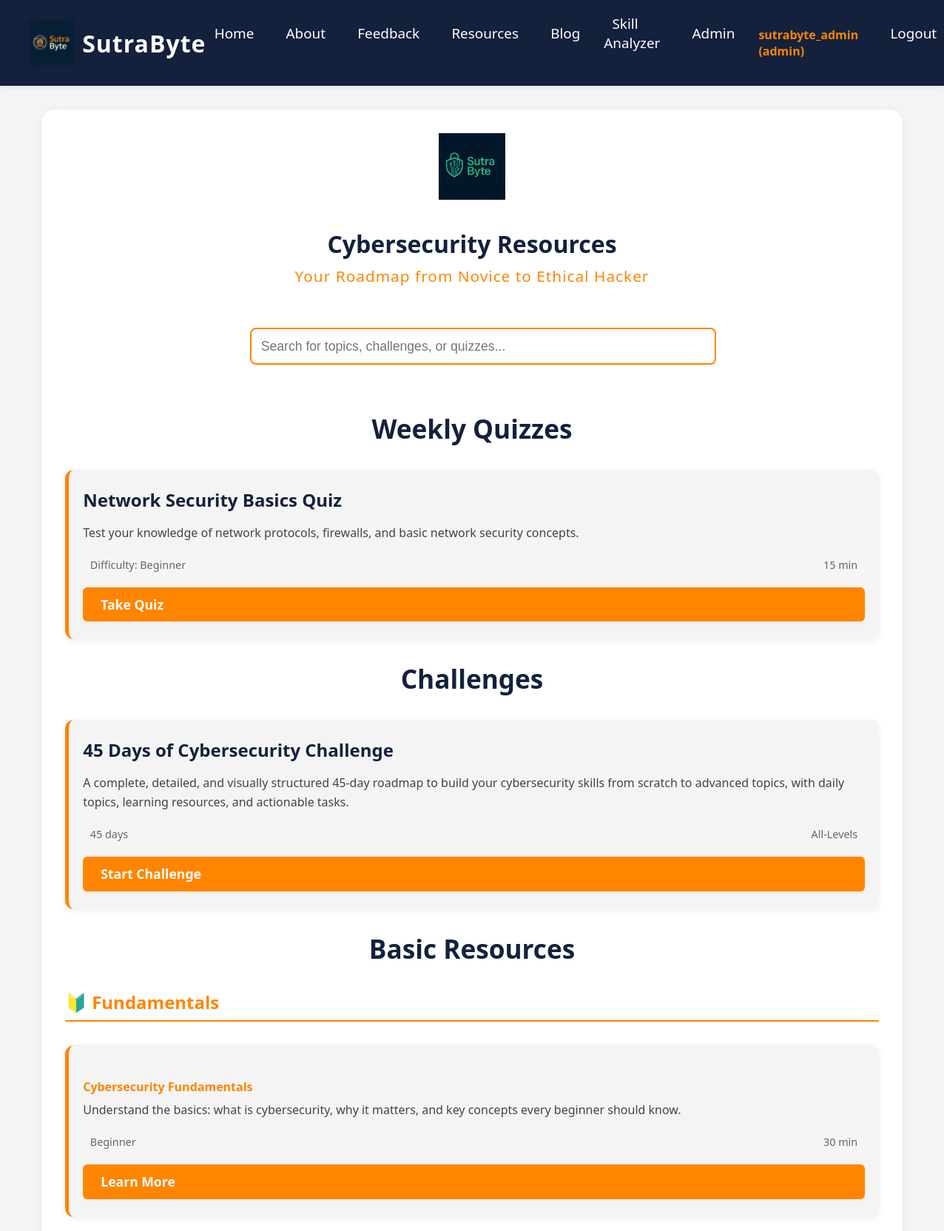
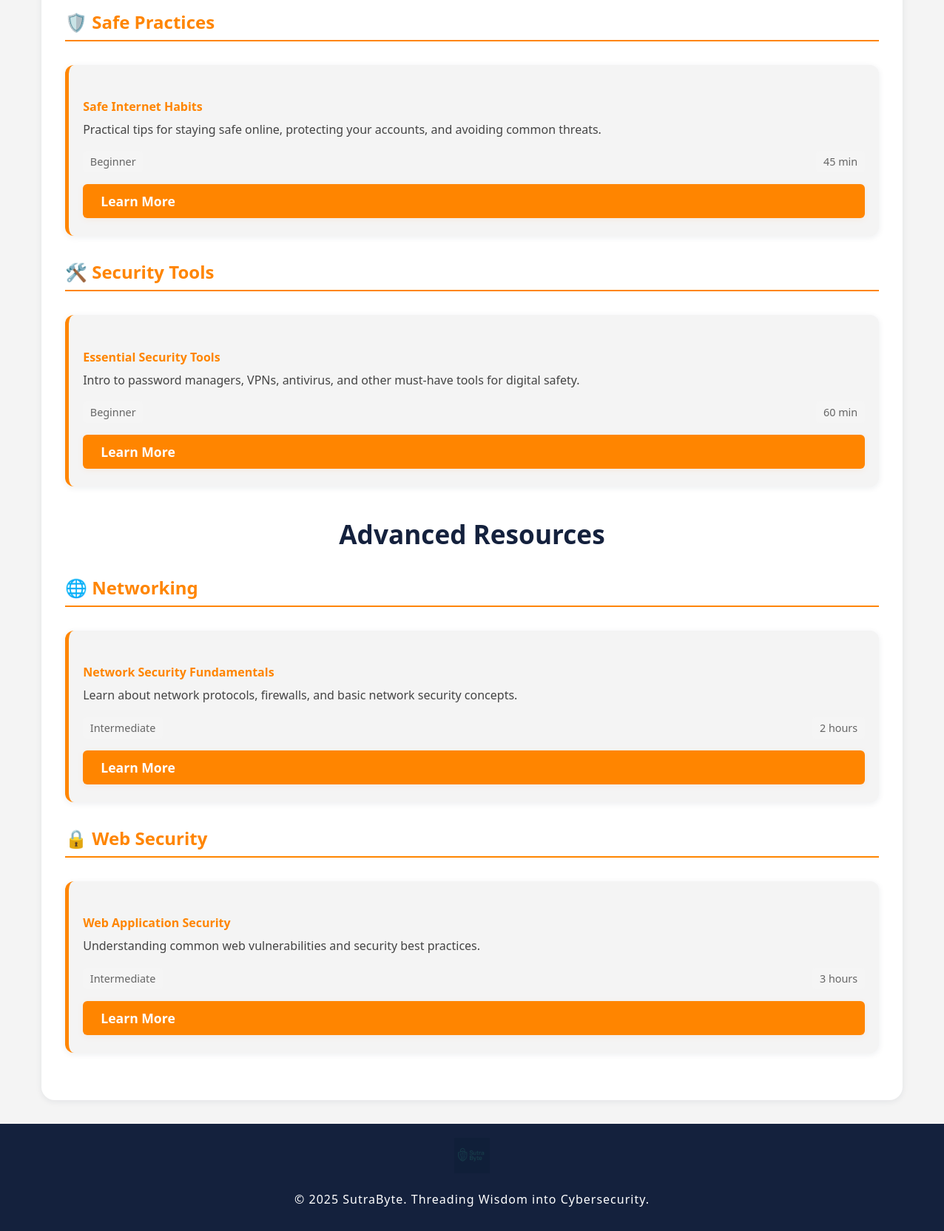
Page /resources (signed in) on the committed database (2 pictures, top to bottom).
### app.py (models this page shows, shortened)
class User(db.Model, UserMixin):
    id = db.Column(db.Integer, primary_key=True)
    username = db.Column(db.String(80), unique=True, nullable=False)
    email = db.Column(db.String(120), unique=True, nullable=False)
    password_hash = db.Column(db.String(128), nullable=False)
    role = db.Column(db.String(20), nullable=False, default='student')
    registered_on = db.Column(db.DateTime, default=datetime.utcnow)
    skills = db.relationship('UserSkill', backref='user', lazy=True)
    experience = db.Column(db.Integer, default=0)  # Years of experience
    used = db.Column(db.Boolean, default=False)  # New: track if pre-generated user is assigned
    plain_password = db.Column(db.String(64), nullable=True)  # Store generated password for display

class Resource(db.Model):
    id = db.Column(db.Integer, primary_key=True)
    title = db.Column(db.String(200), nullable=False)
    description = db.Column(db.Text)
    category = db.Column(db.String(50), nullable=False)  # 'basic', 'advanced', 'quiz', 'challenge'
    subsection = db.Column(db.String(100), nullable=False)  # e.g., 'fundamentals', 'tools', 'practices'
    difficulty = db.Column(db.String(20))  # 'beginner', 'intermediate', 'advanced'
    duration = db.Column(db.String(50))  # e.g., '30 min', '2 hours', '45 days'
    content = db.Column(db.Text)  # Detailed content for the resource
    external_url = db.Column(db.String(500))  # Optional external link
    created_at = db.Column(db.DateTime, default=datetime.utcnow)
    is_active = db.Column(db.Boolean, default=True)

### app.py (the view)
@app.route('/resources')
@login_required
def resources():
    basic_resources = Resource.query.filter_by(category='basic', is_active=True).order_by(Resource.subsection, Resource.title).all()
    advanced_resources = Resource.query.filter_by(category='advanced', is_active=True).order_by(Resource.subsection, Resource.title).all()
    quizzes = Resource.query.filter_by(category='quiz', is_active=True).order_by(Resource.title).all()
    challenges = Resource.query.filter_by(category='challenge', is_active=True).order_by(Resource.title).all()
    return render_template('resources.html',
                         basic_resources=basic_resources,
                         advanced_resources=advanced_resources,
                         quizzes=quizzes,
                         challenges=challenges)

### app.py (called while the page is built)
@login_manager.user_loader
def load_user(user_id):
    return User.query.get(int(user_id))

### templates/resources.html (shortened to what this page needs)
{% extends 'base.html' %}
{% block content %}
<div style="display: flex; flex-direction: column; align-items: center; text-align: center;">
    <img src="{{ url_for('static', filename='sutra-byte-logo2.png') }}" alt="SutraByte Logo" style="height: 90px; margin-bottom: 1rem;">
    <h1>Cybersecurity Resources</h1>
    <div class="tagline">Your Roadmap from Novice to Ethical Hacker</div>
    <div class="search-container" style="margin: 2rem 0; width: 100%; max-width: 600px;">
        <input type="text" id="resourceSearch" placeholder="Search for topics, challenges, or quizzes..." class="search-input" style="width: 100%; padding: 0.8rem; border-radius: 8px; border: 2px solid var(--saffron); font-size: 1.1rem;">
    </div>
</div>
<h2 id="weekly-quizzes">Weekly Quizzes</h2>
<div class="card-grid">
    {% for quiz in quizzes %}
    <div class="card" data-category="quiz">
        <h3>{{ quiz.title }}</h3>
        <p>{{ quiz.description }}</p>
        <div class="quiz-meta">
            <span class="difficulty">Difficulty: {{ quiz.difficulty|title }}</span>
            <span class="duration">{{ quiz.duration }}</span>
        </div>
        <a href="{{ url_for('resource_detail', resource_id=quiz.id) }}" class="btn">Take Quiz</a>
    </div>
    {% endfor %}
</div>
<h2 id="challenges">Challenges</h2>
<div class="card-grid">
    {% for challenge in challenges %}
    <div class="card" data-category="challenge">
        <h3>{{ challenge.title }}</h3>
        <p>{{ challenge.description }}</p>
        <div class="challenge-meta">
            <span class="duration">{{ challenge.duration }}</span>
            <span class="level">{{ challenge.difficulty|title }}</span>
        </div>
        <a href="{{ url_for('resource_detail', resource_id=challenge.id) }}" class="btn">Start Challenge</a>
    </div>
    {% endfor %}
</div>
<h2 id="basic">Basic Resources</h2>
<div class="subsection">
    <h3 class="subsection-title">🔰 Fundamentals</h3>
    <div class="card-grid">
        {% for resource in basic_resources if resource.subsection == 'fundamentals' %}
        <div class="card" data-category="basic" data-subsection="fundamentals">
            <h4>{{ resource.title }}</h4>
            <p>{{ resource.description }}</p>
            <div class="resource-meta">
                <span class="difficulty">{{ resource.difficulty|title }}</span>
                <span class="duration">{{ resource.duration }}</span>
            </div>
            <a href="{{ url_for('resource_detail', resource_id=resource.id) }}" class="btn">Learn More</a>
        </div>
        {% endfor %}
    </div>
</div>
<div class="subsection">
    <h3 class="subsection-title">🛡️ Safe Practices</h3>
    <div class="card-grid">
        {% for resource in basic_resources if resource.subsection == 'practices' %}
        <div class="card" data-category="basic" data-subsection="practices">
            <h4>{{ resource.title }}</h4>
            <p>{{ resource.description }}</p>
            <div class="resource-meta">
                <span class="difficulty">{{ resource.difficulty|title }}</span>
                <span class="duration">{{ resource.duration }}</span>
            </div>
            <a href="{{ url_for('resource_detail', resource_id=resource.id) }}" class="btn">Learn More</a>
        </div>
        {% endfor %}
    </div>
</div>
<div class="subsection">
    <h3 class="subsection-title">🛠️ Security Tools</h3>
    <div class="card-grid">
        {% for resource in basic_resources if resource.subsection == 'tools' %}
        <div class="card" data-category="basic" data-subsection="tools">
            <h4>{{ resource.title }}</h4>
            <p>{{ resource.description }}</p>
            <div class="resource-meta">
                <span class="difficulty">{{ resource.difficulty|title }}</span>
                <span class="duration">{{ resource.duration }}</span>
            </div>
            <a href="{{ url_for('resource_detail', resource_id=resource.id) }}" class="btn">Learn More</a>
        </div>
        {% endfor %}
    </div>
</div>
<h2 id="courses" style="margin-top:2.5rem;">Advanced Resources</h2>
<div class="subsection">
    <h3 class="subsection-title">🌐 Networking</h3>
    <div class="card-grid">
        {% for resource in advanced_resources if resource.subsection == 'networking' %}
        <div class="card" data-category="advanced" data-subsection="networking">
            <h4>{{ resource.title }}</h4>
            <p>{{ resource.description }}</p>
            <div class="resource-meta">
                <span class="difficulty">{{ resource.difficulty|title }}</span>
                <span class="duration">{{ resource.duration }}</span>
            </div>
            <a href="{{ url_for('resource_detail', resource_id=resource.id) }}" class="btn">Learn More</a>
        </div>
        {% endfor %}
    </div>
</div>
<div class="subsection">
    <h3 class="subsection-title">🔒 Web Security</h3>
    <div class="card-grid">
        {% for resource in advanced_resources if resource.subsection == 'web-security' %}
        <div class="card" data-category="advanced" data-subsection="web-security">
            <h4>{{ resource.title }}</h4>
            <p>{{ resource.description }}</p>
            <div class="resource-meta">
                <span class="difficulty">{{ resource.difficulty|title }}</span>
                <span class="duration">{{ resource.duration }}</span>
            </div>
            <a href="{{ url_for('resource_detail', resource_id=resource.id) }}" class="btn">Learn More</a>
        </div>
        {% endfor %}
    </div>
</div>
{% endblock %}

### templates/base.html (shortened to what this page needs)
<!DOCTYPE html>
<html lang="en">
<head>
    <link rel="stylesheet" href="{{ url_for('static', filename='style.css') }}">
    <link rel="stylesheet" href="https://cdnjs.cloudflare.com/ajax/libs/font-awesome/6.4.0/css/all.min.css">
</head>
<body>
    <header>
        <nav class="navbar">
            <a href="/" class="logo">
                <img src="{{ url_for('static', filename='sutra-byte-logo1.png') }}" alt="SutraByte Logo" height="60">
                <span>SutraByte</span>
            </a>
            <ul class="nav-links">
                <li><a href="/">Home</a></li>
                <li><a href="/about">About</a></li>
                <li><a href="/feedback">Feedback</a></li>
                {% if current_user.is_authenticated %}
                    <li><a href="/resources">Resources</a></li>
                    <li><a href="/blog">Blog</a></li>
                    <li><a href="{{ url_for('skill_analyzer') }}">Skill Analyzer</a></li>
                    {% if current_user.role == 'admin' %}
                        <li><a href="/admin">Admin</a></li>
                    {% endif %}
                    <li><span style="color:var(--saffron);font-weight:600;">{{ current_user.username }} ({{ current_user.role }})</span></li>
                    <li><a href="{{ url_for('logout') }}">Logout</a></li>
                {% else %}
                    <li><a href="{{ url_for('login') }}">Login</a></li>
                    <li><a href="{{ url_for('register') }}">Register</a></li>
                {% endif %}
            </ul>
        </nav>
    </header>
    <main>
        {% block content %}{% endblock %}
    </main>
    <footer>
        <div>
            <img src="{{ url_for('static', filename='sutra-byte-logo2.png') }}" alt="SutraByte Watermark Logo" height="48">
            <p>&copy; 2025 SutraByte. Threading Wisdom into Cybersecurity.</p>
        </div>
    </footer>
</body>
</html>

### static/style.css (style rules this page uses)
:root { --deep-blue: #14213d; --saffron: #ff8500; --white: #fff; --grey: #f4f4f4; --text: #22223b; --shadow: 0 2px 8px rgba(20,33,61,0.08); }
html, body { margin: 0; padding: 0; font-family: 'Segoe UI', 'Roboto', 'Arial', sans-serif; background: var(--grey); color: var(--text); min-height: 100vh; }
header { background: var(--deep-blue); box-shadow: var(--shadow); min-height: 76px; }
.navbar { display: flex; align-items: center; justify-content: space-between; max-width: 1200px; margin: 0 auto; padding: 1.2rem 2.5rem; min-height: 76px; }
.logo { display: flex; align-items: center; text-decoration: none; color: var(--white); font-size: 2rem; font-weight: bold; letter-spacing: 1px; }
.logo img { margin-right: 0.7rem; box-shadow: 0 2px 8px rgba(20,33,61,0.10); }
.nav-links { list-style: none; display: flex; gap: 2rem; margin: 0; padding: 0; align-items: center; }
.nav-links a { color: var(--white); text-decoration: none; font-weight: 500; font-size: 1.18rem; transition: color 0.2s; position: relative; padding: 0.4rem 0.7rem; }
.nav-links a::after { content: ''; display: block; width: 0; height: 2px; background: var(--saffron); transition: width 0.3s; position: absolute; left: 0; bottom: -4px; }
main { max-width: 1100px; margin: 2rem auto 0 auto; padding: 2rem; background: var(--white); border-radius: 18px; box-shadow: var(--shadow); min-height: 60vh; }
footer { background: var(--deep-blue); color: var(--white); text-align: center; padding: 1.2rem 0 1rem 0; margin-top: 2rem; font-size: 1rem; letter-spacing: 1px; }
footer img { opacity: 0.18; margin-bottom: 0.2rem; }
.card { background: var(--grey); border-radius: 12px; box-shadow: var(--shadow); padding: 1.5rem 1.2rem; transition: transform 0.18s, box-shadow 0.18s; border-left: 5px solid var(--saffron); position: relative; }
.card h3 { margin-top: 0; color: var(--deep-blue); font-size: 1.5rem; margin-bottom: 1rem; }
.card p { margin: 0; line-height: 1.6; color: #444; }
.btn { background: var(--saffron); color: var(--white); border: none; border-radius: 6px; padding: 0.7rem 1.5rem; font-size: 1.1rem; font-weight: 600; cursor: pointer; transition: background 0.2s, transform 0.2s; box-shadow: 0 2px 8px rgba(255,133,0,0.08); margin-top: 1rem; text-decoration: none; display: inline-block; }
h2 { color: var(--deep-blue); font-size: 2.2rem; margin-bottom: 2rem; text-align: center; }
.card-grid { display: grid; grid-template-columns: repeat(auto-fit, minmax(260px, 1fr)); gap: 2rem; margin-top: 2rem; }
h1, h2, h3 { color: var(--deep-blue); font-family: 'Segoe UI', 'Roboto', 'Arial', sans-serif; margin-bottom: 0.5rem; }
.tagline { color: var(--saffron); font-size: 1.3rem; font-weight: 500; margin-bottom: 1.5rem; letter-spacing: 1px; }

### templates/resources.html (style rules this page uses)
.search-container { position: relative; margin: 2rem auto; }
.search-input { width: 100%; padding: 0.8rem 1rem; border: 2px solid var(--saffron); border-radius: 8px; font-size: 1.1rem; transition: all 0.3s ease; }
.subsection { margin: 2rem 0; }
.subsection-title { color: var(--saffron); font-size: 1.5rem; margin-bottom: 1rem; border-bottom: 2px solid var(--saffron); padding-bottom: 0.5rem; }
.quiz-meta, .challenge-meta, .resource-meta { display: flex; justify-content: space-between; margin: 1rem 0; font-size: 0.9rem; color: #666; }
.difficulty, .questions, .duration, .level { background: #f5f5f5; padding: 0.3rem 0.6rem; border-radius: 4px; }
.card { display: flex; flex-direction: column; transition: transform 0.3s ease, box-shadow 0.3s ease; }
.card .btn { margin-top: auto; }
.card h4 { color: var(--saffron); margin-bottom: 0.5rem; }

### rows in the picture
User: username "sutrabyte_admin", role "admin"
Resource: title "Network Security Basics Quiz", description "Test your knowledge of network protocols, firewalls, and basic network security concepts.", difficulty "Beginner", duration "15 min"
Resource: title "45 Days of Cybersecurity Challenge", description "A complete, detailed, and visually structured 45-day roadmap to build your cybersecurity skills from scratch to advanced topics, with daily topics, learning resources, and actionable tasks.", duration "45 days", difficulty "All-Levels"
Resource: title "Cybersecurity Fundamentals", description "Understand the basics: what is cybersecurity, why it matters, and key concepts every beginner should know.", difficulty "Beginner", duration "30 min"
Resource: title "Safe Internet Habits", description "Practical tips for staying safe online, protecting your accounts, and avoiding common threats.", difficulty "Beginner", duration "45 min"
Resource: title "Essential Security Tools", description "Intro to password managers, VPNs, antivirus, and other must-have tools for digital safety.", difficulty "Beginner", duration "60 min"
Resource: title "Network Security Fundamentals", description "Learn about network protocols, firewalls, and basic network security concepts.", difficulty "Intermediate", duration "2 hours"
Resource: title "Web Application Security", description "Understanding common web vulnerabilities and security best practices.", difficulty "Intermediate", duration "3 hours"
